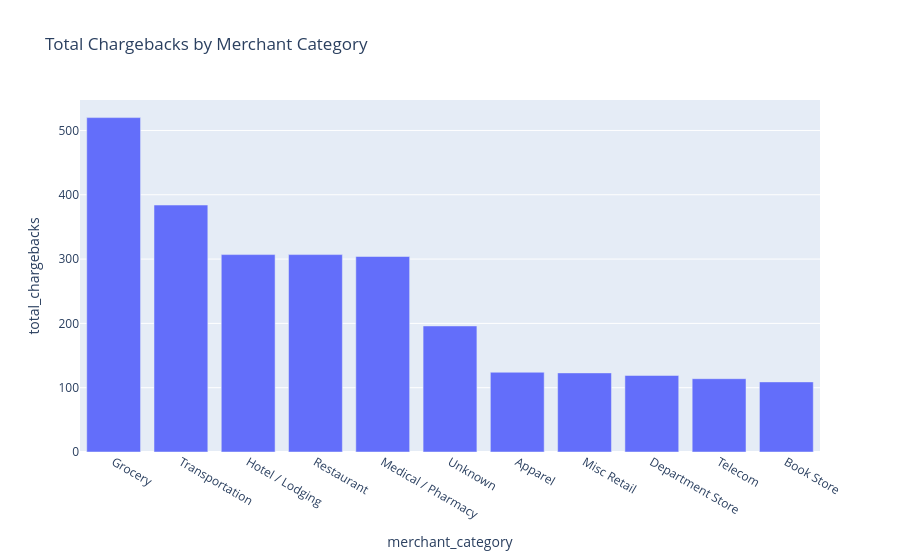
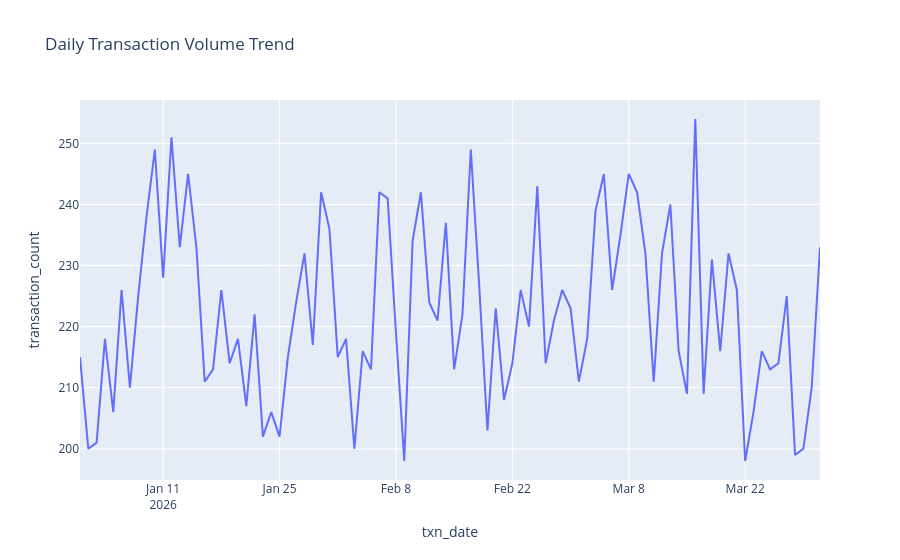

Notebook code for these charts, in order:
### Code cell
load_dotenv()
if __name__ == "__main__":
    # 2. Retrieve the key from .env
    GEMINI_API_KEY = os.getenv("GEMINI_API_KEY")
    
    # 3. Helpful safety check
    if not GEMINI_API_KEY:
        raise ValueError(
            "GEMINI_API_KEY is missing! "
            "Please create a .env file with: GEMINI_API_KEY=your_key_here"
        )
    
    # 4. Initialize the agent
    agent = create_agent(GEMINI_API_KEY)
    
    # Test 1: Category vs Chargeback (Official Challenge Query!)
    test_q = "Which merchant category has the highest chargeback count?"
    fig, summary, df = run_query(agent, test_q)
    print("\nExecutive Summary:\n", summary)
    if fig:
        fig.show()
        
    # Test 2: Trend Query (Should automatically choose a 'line' chart)
    test_q2 = "Show daily transaction volume trend."
    fig, summary, df = run_query(agent, test_q2)
    print("\nExecutive Summary:\n", summary)
    if fig:
        fig.show()

### Figure 1 — Plotly figure (JSON) as saved in the notebook; plotly's stock layout.template omitted (floating-point values rounded to 4 significant figures)
{"data": [{"hovertemplate": "merchant_category=%{x}<br>total_chargebacks=%{y}<extra></extra>", "legendgroup": "", "marker": {"color": "#636efa", "pattern": {"shape": ""}}, "name": "", "orientation": "v", "showlegend": false, "textposition": "auto", "type": "bar", "x": ["Grocery", "Transportation", "Hotel / Lodging", "Restaurant", "Medical / Pharmacy", "Unknown", "Apparel", "Misc Retail", "Department Store", "Telecom", "Book Store"], "xaxis": "x", "y": [520, 384, 307, 307, 304, 196, 124, 123, 119, 114, 109], "yaxis": "y"}], "layout": {"barmode": "relative", "legend": {"tracegroupgap": 0}, "title": {"text": "Total Chargebacks by Merchant Category"}, "xaxis": {"anchor": "y", "domain": [0, 1], "title": {"text": "merchant_category"}}, "yaxis": {"anchor": "x", "domain": [0, 1], "title": {"text": "total_chargebacks"}}}}

### Figure 2 — Plotly figure (JSON) as saved in the notebook; plotly's stock layout.template omitted (floating-point values rounded to 4 significant figures)
{"data": [{"hovertemplate": "txn_date=%{x}<br>transaction_count=%{y}<extra></extra>", "legendgroup": "", "line": {"color": "#636efa", "dash": "solid"}, "marker": {"symbol": "circle"}, "mode": "lines", "name": "", "orientation": "v", "showlegend": false, "type": "scatter", "x": ["2026-01-01T00:00:00", "2026-01-02T00:00:00", "2026-01-03T00:00:00", "2026-01-04T00:00:00", "2026-01-05T00:00:00", "2026-01-06T00:00:00", "2026-01-07T00:00:00", "2026-01-08T00:00:00", "2026-01-09T00:00:00", "2026-01-10T00:00:00", "2026-01-11T00:00:00", "2026-01-12T00:00:00", "2026-01-13T00:00:00", "2026-01-14T00:00:00", "2026-01-15T00:00:00", "2026-01-16T00:00:00", "2026-01-17T00:00:00", "2026-01-18T00:00:00", "2026-01-19T00:00:00", "2026-01-20T00:00:00", "2026-01-21T00:00:00", "2026-01-22T00:00:00", "2026-01-23T00:00:00", "2026-01-24T00:00:00", "2026-01-25T00:00:00", "2026-01-26T00:00:00", "2026-01-27T00:00:00", "2026-01-28T00:00:00", "2026-01-29T00:00:00", "2026-01-30T00:00:00", "2026-01-31T00:00:00", "2026-02-01T00:00:00", "2026-02-02T00:00:00", "2026-02-03T00:00:00", "2026-02-04T00:00:00", "2026-02-05T00:00:00", "2026-02-06T00:00:00", "2026-02-07T00:00:00", "2026-02-08T00:00:00", "2026-02-09T00:00:00", "2026-02-10T00:00:00", "2026-02-11T00:00:00", "2026-02-12T00:00:00", "2026-02-13T00:00:00", "2026-02-14T00:00:00", "2026-02-15T00:00:00", "2026-02-16T00:00:00", "2026-02-17T00:00:00", "2026-02-18T00:00:00", "2026-02-19T00:00:00", "2026-02-20T00:00:00", "2026-02-21T00:00:00", "2026-02-22T00:00:00", "2026-02-23T00:00:00", "2026-02-24T00:00:00", "2026-02-25T00:00:00", "2026-02-26T00:00:00", "2026-02-27T00:00:00", "2026-02-28T00:00:00", "2026-03-01T00:00:00", "2026-03-02T00:00:00", "2026-03-03T00:00:00", "2026-03-04T00:00:00", "2026-03-05T00:00:00", "2026-03-06T00:00:00", "2026-03-07T00:00:00", "2026-03-08T00:00:00", "2026-03-09T00:00:00", "2026-03-10T00:00:00", "2026-03-11T00:00:00", "2026-03-12T00:00:00", "2026-03-13T00:00:00", "2026-03-14T00:00:00", "2026-03-15T00:00:00", "2026-03-16T00:00:00", "2026-03-17T00:00:00", "2026-03-18T00:00:00", "2026-03-19T00:00:00", "2026-03-20T00:00:00", "2026-03-21T00:00:00", "2026-03-22T00:00:00", "2026-03-23T00:00:00", "2026-03-24T00:00:00", "2026-03-25T00:00:00", "2026-03-26T00:00:00", "2026-03-27T00:00:00", "2026-03-28T00:00:00", "2026-03-29T00:00:00", "2026-03-30T00:00:00", "2026-03-31T00:00:00"], "xaxis": "x", "y": [215, 200, 201, 218, 206, 226, 210, 225, 238, 249, 228, 251, 233, 245, 233, 211, 213, 226, 214, 218, 207, 222, 202, 206, 202, 215, 224, 232, 217, 242, 236, 215, 218, 200, 216, 213, 242, 241, 219, 198, 234, 242, 224, 221, 237, 213, 222, 249, 227, 203, 223, 208, 214, 226, 220, 243, 214, 221, 226, 223, 211, 218, 239, 245, 226, 235, 245, 242, 232, 211, 232, 240, 216, 209, 254, 209, 231, 216, 232, 226, 198, 206, 216, 213, 214, 225, 199, 200, 210, 233], "yaxis": "y"}], "layout": {"legend": {"tracegroupgap": 0}, "title": {"text": "Daily Transaction Volume Trend"}, "xaxis": {"anchor": "y", "domain": [0, 1], "title": {"text": "txn_date"}}, "yaxis": {"anchor": "x", "domain": [0, 1], "title": {"text": "transaction_count"}}}}
